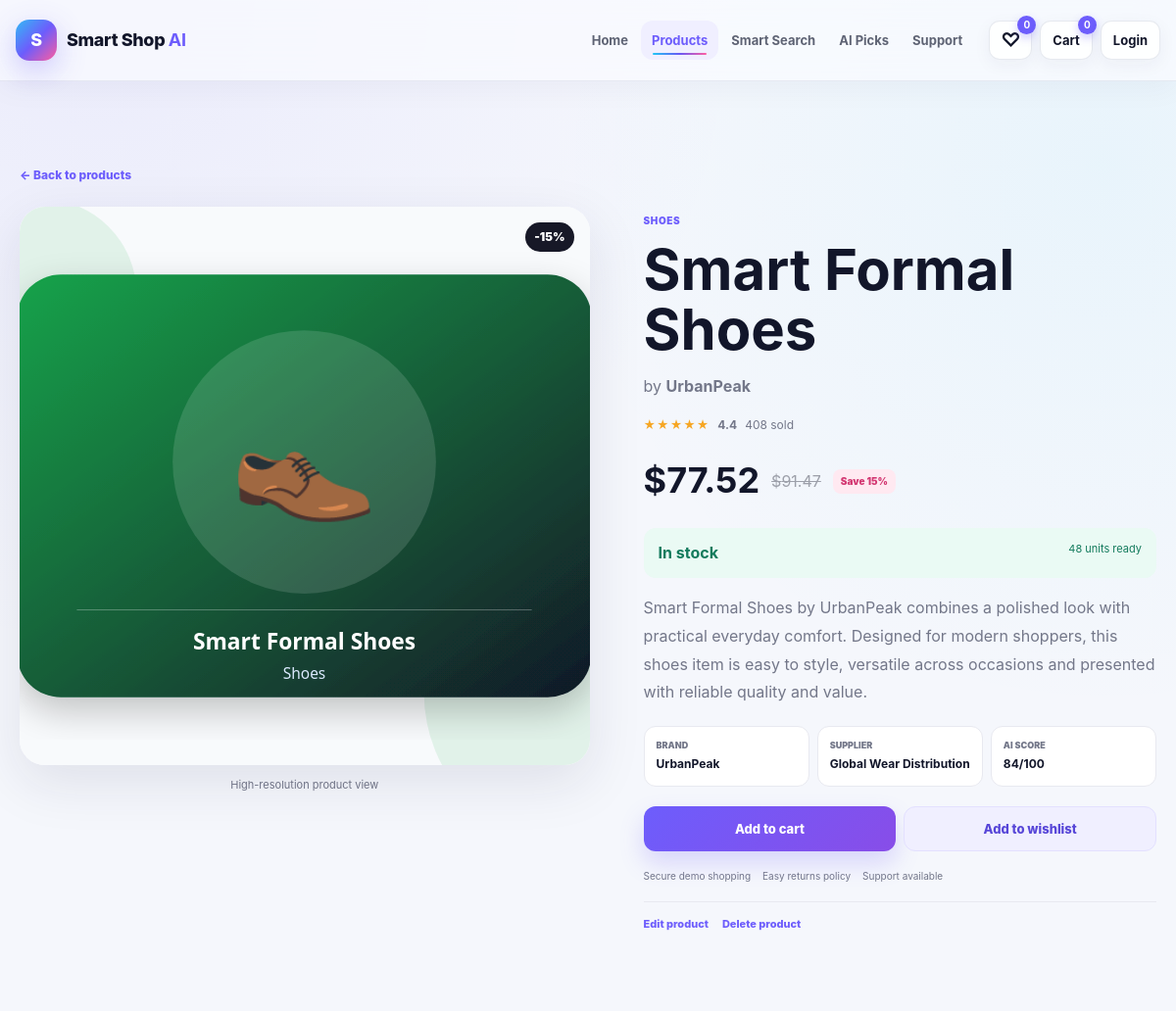
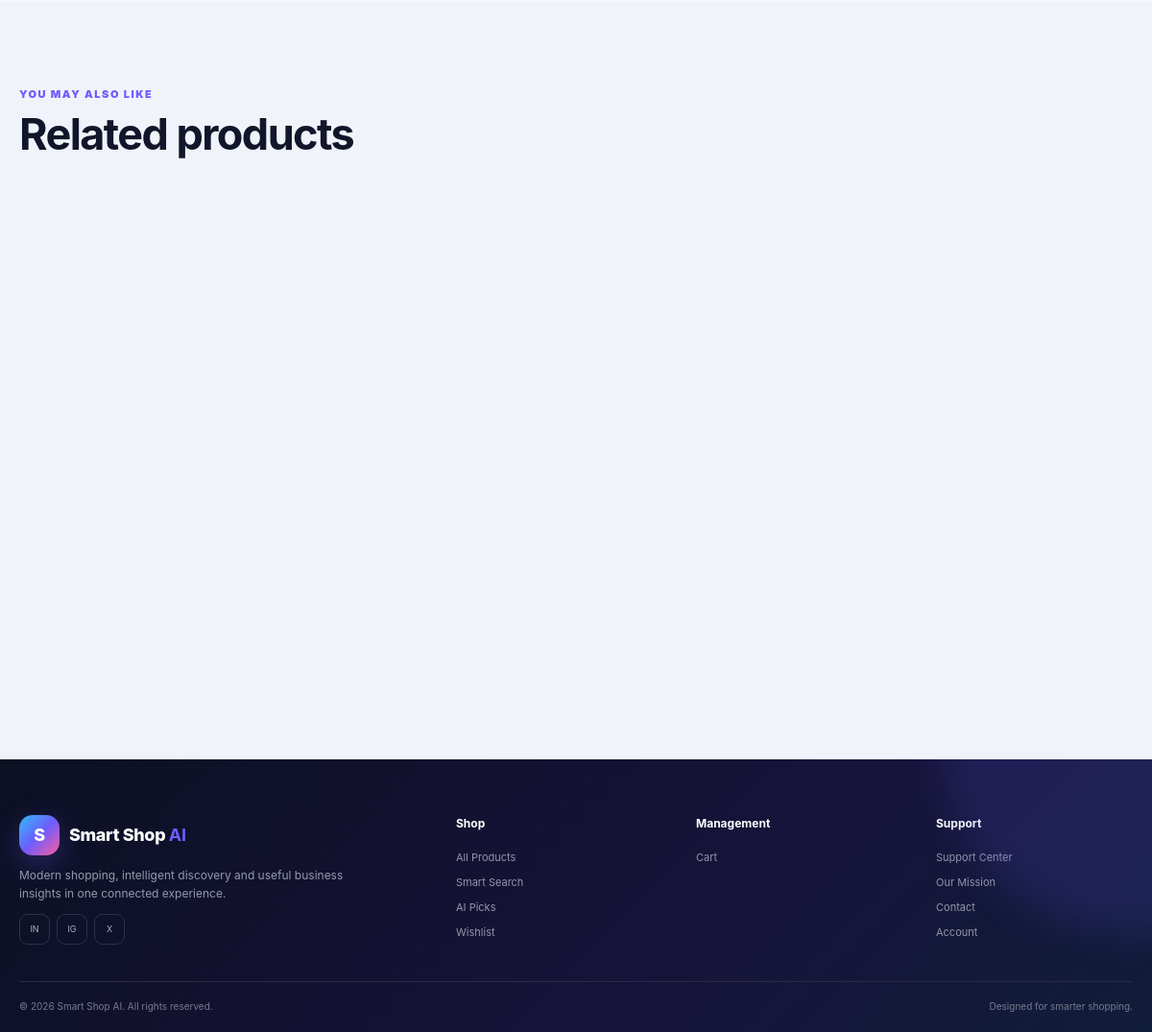
Page /product/48 on the committed database (2 pictures, top to bottom).
### tables this page shows
CREATE TABLE products (
                product_id INTEGER PRIMARY KEY AUTOINCREMENT,
                name TEXT NOT NULL,
                category TEXT NOT NULL,
                brand TEXT DEFAULT '',
                price REAL NOT NULL DEFAULT 0,
                stock INTEGER NOT NULL DEFAULT 0,
                rating REAL NOT NULL DEFAULT 0,
                sales INTEGER NOT NULL DEFAULT 0,
                supplier TEXT DEFAULT '',
                links TEXT DEFAULT '',
                content TEXT DEFAULT '',
                description TEXT DEFAULT '',
                image TEXT DEFAULT '',
                created_at TEXT DEFAULT CURRENT_TIMESTAMP
            );

### app.py (the view)
@app.route("/product/<int:product_id>")
def product_detail(product_id):
    db = DatabaseManager()
    try:
        product = db.get_product(product_id)
        related = []
        if product:
            related = [p for p in db.search_and_filter("", product["category"], "featured") if p["product_id"] != product_id][:4]
    finally:
        db.close()
    if not product:
        return render_template("404.html"), 404
    return render_template("product_detail.html", product=product, related=related)

### app.py (called while the page is built, shortened)
def cart_map():
    raw = session.get("cart", {})
    if isinstance(raw, dict):
        clean = {}
        for key, value in raw.items():
            try:
                pid, qty = int(key), max(1, int(value))
                clean[pid] = qty
            except (TypeError, ValueError):
                continue
        return clean

def wishlist_ids():
    raw = session.get("wishlist", [])
    if not isinstance(raw, list):
        return []
    result = []
    return result

def ai_score(product):
    sales = int(product["sales"] or 0)
    rating = float(product["rating"] or 0)
    stock = int(product["stock"] or 0)
    sales_component = min(sales / 420, 1) * 45
    rating_component = min(rating / 5, 1) * 30
    availability_component = min(stock / 85, 1) * 25
    return round(sales_component + rating_component + availability_component)

@app.context_processor
def global_shop_data():
    cart = cart_map()
    wish = wishlist_ids()
    return {
        "cart_count": sum(cart.values()),
        "cart_map": cart,
        "wishlist_count": len(wish),
        "wishlist_ids": wish,
        "current_endpoint": request.endpoint or "",
        "ai_score": ai_score,
        "is_admin": is_admin(),
    }

@app.before_request
def startup():
    if not getattr(app, "_catalogue_ready", False):
        ensure_catalogue()
        app._catalogue_ready = True

def is_admin():
    return session.get("role") == "admin"

### database/database.py (called while the page is built)
    def close(self) -> None:
        try:
            self.connection.close()
        except Exception:
            pass

    def get_product(self, product_id):
        return self.cursor.execute(
            "SELECT * FROM products WHERE product_id=?", (product_id,)
        ).fetchone()

### templates/product_detail.html (shortened to what this page needs)
{% extends "base.html" %}{% from "_macros.html" import product_card with context %}
{% block content %}
<section class="section"><div class="shell"><a class="back-link" href="{{ url_for('products') }}">&larr; Back to products</a><div class="detail-layout"><div class="detail-gallery reveal"><div class="detail-main-image"><img src="{{ url_for('static', filename='images/' + (product.image or 'product_1.svg')) }}" alt="{{ product.name }}"><span class="discount-badge big-discount">-15%</span></div><div class="gallery-note">High-resolution product view</div></div><div class="detail-copy reveal"><span class="category-tag">{{ product.category }}</span><h1>{{ product.name }}</h1><p class="brand-detail">by <b>{{ product.brand }}</b></p><div class="detail-rating"><span class="stars">&#9733;&#9733;&#9733;&#9733;&#9733;</span><b>{{ '%.1f'|format(product.rating) }}</b><span>{{ product.sales }} sold</span></div><div class="detail-price"><strong>${{ '%.2f'|format(product.price) }}</strong><del>${{ '%.2f'|format(product.price*1.18) }}</del><span>Save 15%</span></div><div class="stock-banner {% if product.stock <= 12 %}low{% endif %}">{% if product.stock > 0 %}<b>In stock</b><span>{{ product.stock }} units ready</span>{% else %}<b>Out of stock</b><span>Check back soon</span>{% endif %}</div><p class="detail-description">{{ product.description or product.content or 'A carefully selected fashion product from Smart Shop AI.' }}</p><div class="detail-facts"><div><span>Brand</span><b>{{ product.brand }}</b></div><div><span>Supplier</span><b>{{ product.supplier }}</b></div><div><span>AI Score</span><b>{{ ai_score(product) }}/100</b></div></div><div class="detail-actions"><a class="btn btn-primary btn-wide" href="{{ url_for('add_to_cart', product_id=product.product_id) }}">Add to cart</a><a class="btn btn-soft" href="{{ url_for('toggle_wishlist', product_id=product.product_id) }}">{% if product.product_id in wishlist_ids %}Saved to wishlist{% else %}Add to wishlist{% endif %}</a></div><div class="policy-row"><span>Secure demo shopping</span><span>Easy returns policy</span><span>Support available</span></div><div class="manage-row"><a href="{{ url_for('edit_product', product_id=product.product_id) }}">Edit product</a><form method="POST" action="{{ url_for('delete_product', product_id=product.product_id) }}" onsubmit="return confirm('Delete this product?')"><button type="submit">Delete product</button></form></div></div></div></div></section>
{% if related %}<section class="section section-tint"><div class="shell"><div class="section-head"><div><span class="kicker">YOU MAY ALSO LIKE</span><h2>Related products</h2></div></div><div class="product-grid">{% for p in related %}{{ product_card(p) }}{% endfor %}</div></div></section>{% endif %}
{% endblock %}

### rows in the picture
products: image (picture), category "SHOES", name "Smart Formal Shoes", brand "UrbanPeak", rating "4.4", sales "408", price "77.52", product.price*1.18 "91.47", stock "48", description "Smart Formal Shoes by UrbanPeak combines a polished look with practical everyday comfort. Designed for modern shoppers, this shoes item is easy to style, versatile across occasions and presented with reliable quality and value.", supplier "Global Wear Distribution"

### other values in the picture
{{ wishlist_count }} "0"
{{ cart_count }} "0"
{{ ai_score(product) }} "84"
